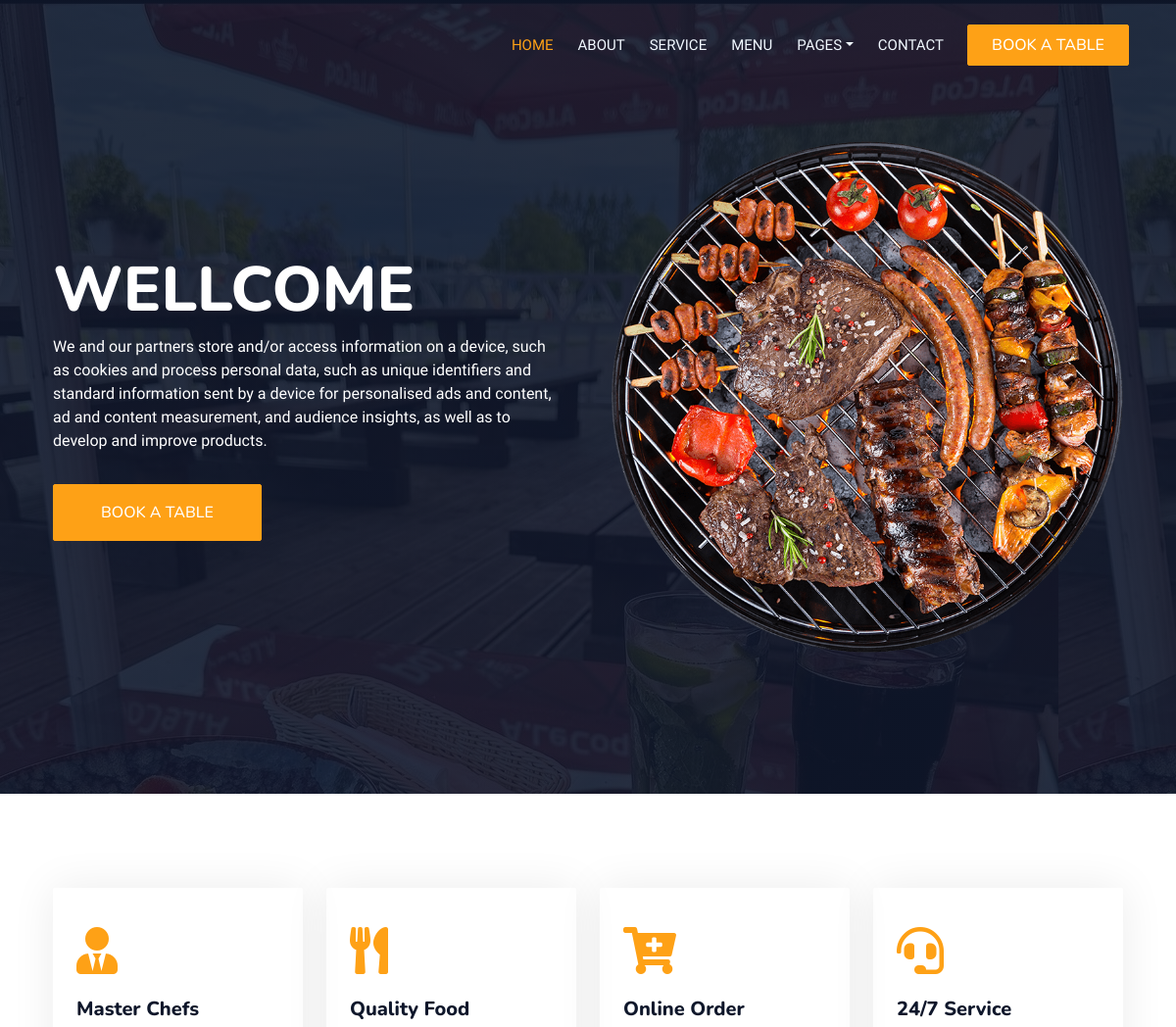
Before: / (upper part) with the older database file.
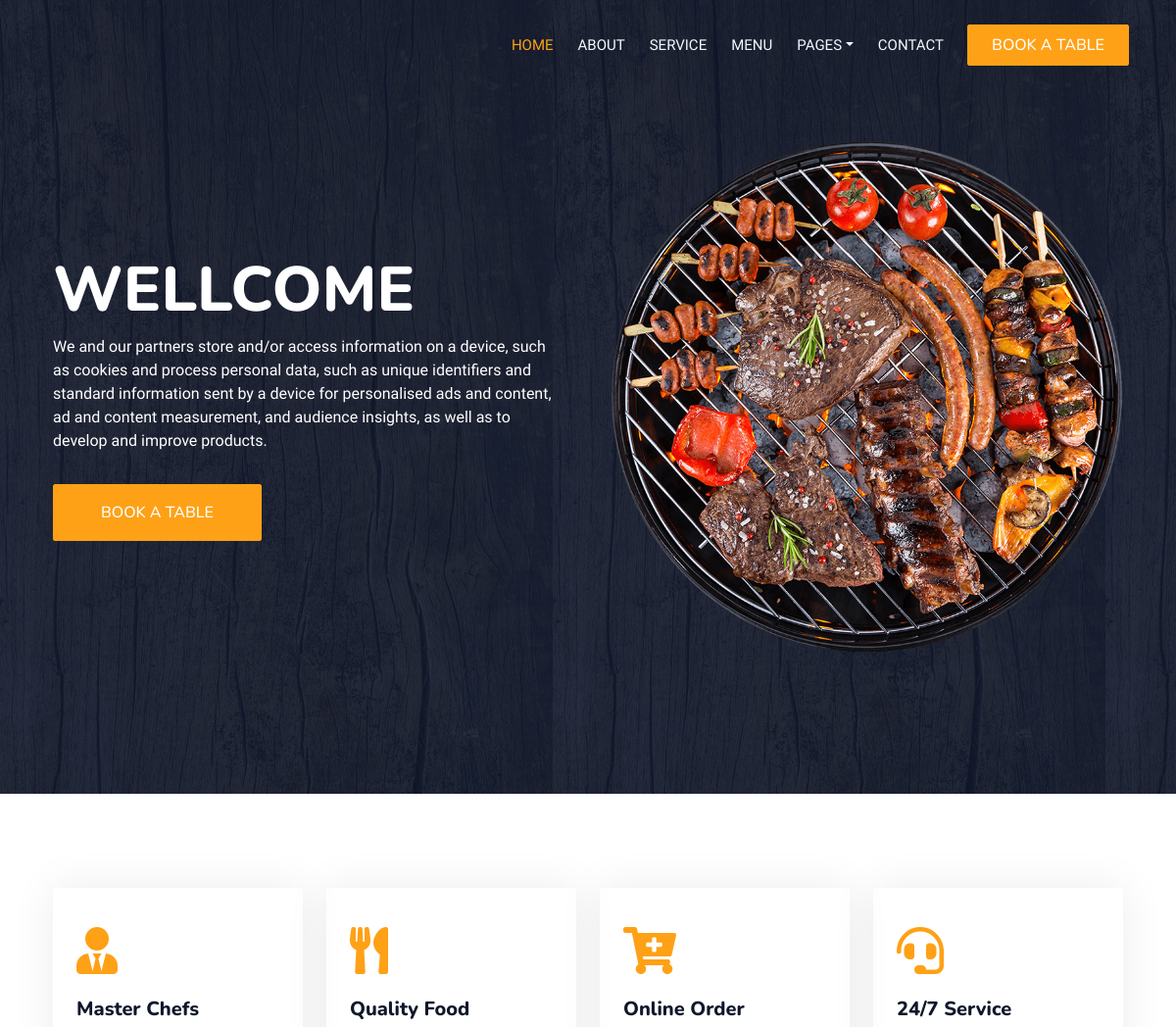
After: the same page with the newer database file.
### restaurant/models.py (models this page shows, shortened)
class HomeHeader(DateMixin, SlugMixin):
    main_text = models.TextField(verbose_name="Əsas cümlə")
    sub_text = models.TextField(verbose_name="Alt mətin")
    back_image = models.ImageField(upload_to=Uploader.upload_photo_for_home_header, verbose_name="Arxa plan foto",
                                   help_text="1366x768")
    round_image = models.ImageField(upload_to=Uploader.upload_photo_for_home_header, verbose_name="Fırlanan foto",
                                    help_text="612x612")
    class Meta:
        ordering = ("-created_at",)
        verbose_name = "Ana səhifə başliq"
        verbose_name_plural = "Ana səhifə başliq"

### restaurant/views.py (the view)
# urls.py: path("", home_view, name='home'),
def home_view(request):
    about = AboutModel.objects.first()
    workers = Personal.objects.order_by("-created_at")[:4]
    home_header = HomeHeader.objects.first()
    categories = Category.objects.order_by("name")
    menu_1 = Menu.objects.all()
    cat = request.POST.get("cat_id")
    if cat == '1':
        menu_1 = Menu.objects.filter(category__id=cat)
        print(menu_1)
    context = {
        "index_about": about,
        "index_workers": workers,
        "home_header": home_header,
        "categories": categories,
        "menu_1": menu_1,
    }
    return render(request, "index.html", context)

### restaurant/context_processors.py (called while the page is built)
def total_view(request):
    myvalue = request.POST.get("subscribe")
    if myvalue:
        obj = Subscribe(phone_number=myvalue)
        obj.save()
    details = MainDetails.objects.first()
    socials = SocialMedia.objects.all()
    return {"details": details, "socials": socials}

### templates/index.html (shortened to what this page needs)
{% extends 'base.html' %}
{% load static %}
{% block body %}
            <div class="container-xxl py-5 bg-dark hero-header mb-5" style="background: linear-gradient(rgba(15, 23, 43, .9), rgba(15, 23, 43, .9)), url({{ home_header.back_image.url }})">
                <div class="container my-5 py-5">
                    <div class="row align-items-center g-5">
                        <div class="col-lg-6 text-center text-lg-start">
                            <h1 class="display-3 text-white animated slideInLeft">{{home_header.main_text}}</h1>
                            <p class="text-white animated slideInLeft mb-4 pb-2">{{home_header.sub_text}}</p>
                            <a href="{% url 'booking' %}" class="btn btn-primary py-sm-3 px-sm-5 me-3 animated slideInLeft">Book A Table</a>
                        </div>
                        <div class="col-lg-6 text-center text-lg-end overflow-hidden">
                            <img class="img-fluid" src="{{home_header.round_image.url}}" alt="">
                        </div>
                    </div>
                </div>
            </div>
        </div>
        <div class="container-xxl py-5">
            <div class="container">
                <div class="row g-4">
                    <div class="col-lg-3 col-sm-6 wow fadeInUp" data-wow-delay="0.1s">
                        <div class="service-item rounded pt-3">
                            <div class="p-4">
                                <i class="fa fa-3x fa-user-tie text-primary mb-4"></i>
                                <h5>Master Chefs</h5>
                            </div>
                        </div>
                    </div>
                    <div class="col-lg-3 col-sm-6 wow fadeInUp" data-wow-delay="0.3s">
                        <div class="service-item rounded pt-3">
                            <div class="p-4">
                                <i class="fa fa-3x fa-utensils text-primary mb-4"></i>
                                <h5>Quality Food</h5>
                            </div>
                        </div>
                    </div>
                    <div class="col-lg-3 col-sm-6 wow fadeInUp" data-wow-delay="0.5s">
                        <div class="service-item rounded pt-3">
                            <div class="p-4">
                                <i class="fa fa-3x fa-cart-plus text-primary mb-4"></i>
                                <h5>Online Order</h5>
                            </div>
                        </div>
                    </div>
                    <div class="col-lg-3 col-sm-6 wow fadeInUp" data-wow-delay="0.7s">
                        <div class="service-item rounded pt-3">
                            <div class="p-4">
                                <i class="fa fa-3x fa-headset text-primary mb-4"></i>
                                <h5>24/7 Service</h5>
                            </div>
                        </div>
                    </div>
                </div>
            </div>
        </div>
       {% endblock body %}

Changed rows visible on the page:
changed HomeHeader "WELLCOME": back_image: a different picture
